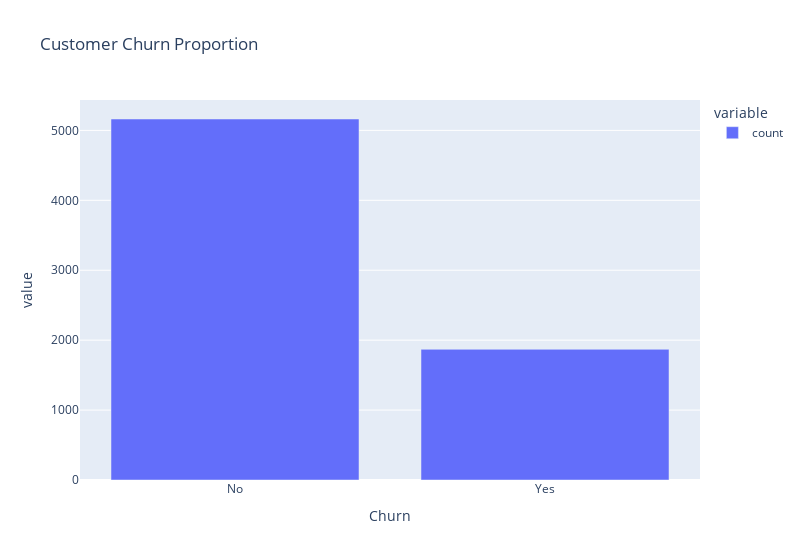

Notebook cell for this chart:
### Code cell
px.bar(
    clean_data["Churn"].value_counts(),
    width=800,
    title="Customer Churn Proportion",
)

### Figure 1 — Plotly figure (JSON) as saved in the notebook; plotly's stock layout.template omitted (floating-point values rounded to 4 significant figures)
{"data": [{"alignmentgroup": "True", "hovertemplate": "variable=count<br>Churn=%{x}<br>value=%{y}<extra></extra>", "legendgroup": "count", "marker": {"color": "#636efa", "pattern": {"shape": ""}}, "name": "count", "offsetgroup": "count", "orientation": "v", "showlegend": true, "textposition": "auto", "type": "bar", "x": ["No", "Yes"], "xaxis": "x", "y": [5163, 1869], "yaxis": "y"}], "layout": {"barmode": "relative", "legend": {"title": {"text": "variable"}, "tracegroupgap": 0}, "title": {"text": "Customer Churn Proportion"}, "width": 800, "xaxis": {"anchor": "y", "domain": [0, 1], "title": {"text": "Churn"}}, "yaxis": {"anchor": "x", "domain": [0, 1], "title": {"text": "value"}}}}
